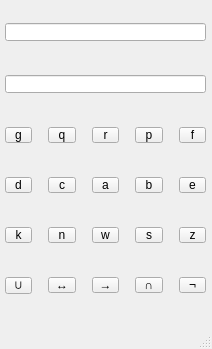
<?xml version="1.0" encoding="UTF-8"?>
<ui version="4.0">
 <class>MainWindow</class>
 <widget class="QMainWindow" name="MainWindow">
  <property name="geometry">
   <rect>
    <x>0</x>
    <y>0</y>
    <width>212</width>
    <height>349</height>
   </rect>
  </property>
  <property name="windowTitle">
   <string>MainWindow</string>
  </property>
  <widget class="QWidget" name="centralwidget">
   <property name="styleSheet">
    <string notr="true">margin:5px;</string>
   </property>
   <widget class="QWidget" name="verticalLayoutWidget">
    <property name="geometry">
     <rect>
      <x>0</x>
      <y>0</y>
      <width>211</width>
      <height>321</height>
     </rect>
    </property>
    <layout class="QVBoxLayout" name="verticalLayout">
     <item>
      <widget class="QLineEdit" name="lineEdit_2">
       <property name="maximumSize">
        <size>
         <width>16777206</width>
         <height>16777215</height>
        </size>
       </property>
       <property name="styleSheet">
        <string notr="true">font: 87 14pt &quot;Arial Black&quot;;
border-color: qconicalgradient(cx:0.5, cy:0.5, angle:0, stop:0 rgba(35, 40, 3, 255), stop:0.16 rgba(136, 106, 22, 255), stop:0.225 rgba(166, 140, 41, 255), stop:0.285 rgba(204, 181, 74, 255), stop:0.345 rgba(235, 219, 102, 255), stop:0.415 rgba(245, 236, 112, 255), stop:0.52 rgba(209, 190, 76, 255), stop:0.57 rgba(187, 156, 51, 255), stop:0.635 rgba(168, 142, 42, 255), stop:0.695 rgba(202, 174, 68, 255), stop:0.75 rgba(218, 202, 86, 255), stop:0.815 rgba(208, 187, 73, 255), stop:0.88 rgba(187, 156, 51, 255), stop:0.935 rgba(137, 108, 26, 255), stop:1 rgba(35, 40, 3, 255));</string>
       </property>
      </widget>
     </item>
     <item>
      <widget class="QLineEdit" name="lineEdit">
       <property name="maximumSize">
        <size>
         <width>16777206</width>
         <height>16777215</height>
        </size>
       </property>
       <property name="styleSheet">
        <string notr="true">font: 87 14pt &quot;Arial Black&quot;;
border-color: qconicalgradient(cx:0.5, cy:0.5, angle:0, stop:0 rgba(35, 40, 3, 255), stop:0.16 rgba(136, 106, 22, 255), stop:0.225 rgba(166, 140, 41, 255), stop:0.285 rgba(204, 181, 74, 255), stop:0.345 rgba(235, 219, 102, 255), stop:0.415 rgba(245, 236, 112, 255), stop:0.52 rgba(209, 190, 76, 255), stop:0.57 rgba(187, 156, 51, 255), stop:0.635 rgba(168, 142, 42, 255), stop:0.695 rgba(202, 174, 68, 255), stop:0.75 rgba(218, 202, 86, 255), stop:0.815 rgba(208, 187, 73, 255), stop:0.88 rgba(187, 156, 51, 255), stop:0.935 rgba(137, 108, 26, 255), stop:1 rgba(35, 40, 3, 255));</string>
       </property>
      </widget>
     </item>
     <item>
      <layout class="QHBoxLayout" name="horizontalLayout_2">
       <item>
        <widget class="QPushButton" name="pushButton_9">
         <property name="styleSheet">
          <string notr="true">font: 87 14pt &quot;Arial Black&quot;;</string>
         </property>
         <property name="text">
          <string>g</string>
         </property>
        </widget>
       </item>
       <item>
        <widget class="QPushButton" name="pushButton_10">
         <property name="styleSheet">
          <string notr="true">font: 87 14pt &quot;Arial Black&quot;;</string>
         </property>
         <property name="text">
          <string>q</string>
         </property>
        </widget>
       </item>
       <item>
        <widget class="QPushButton" name="pushButton_7">
         <property name="styleSheet">
          <string notr="true">font: 87 14pt &quot;Arial Black&quot;;</string>
         </property>
         <property name="text">
          <string>r</string>
         </property>
        </widget>
       </item>
       <item>
        <widget class="QPushButton" name="pushButton_8">
         <property name="styleSheet">
          <string notr="true">font: 87 14pt &quot;Arial Black&quot;;</string>
         </property>
         <property name="text">
          <string>p</string>
         </property>
        </widget>
       </item>
       <item>
        <widget class="QPushButton" name="pushButton_6">
         <property name="styleSheet">
          <string notr="true">font: 87 14pt &quot;Arial Black&quot;;</string>
         </property>
         <property name="text">
          <string>f</string>
         </property>
        </widget>
       </item>
      </layout>
     </item>
     <item>
      <layout class="QHBoxLayout" name="horizontalLayout">
       <item>
        <widget class="QPushButton" name="pushButton_4">
         <property name="styleSheet">
          <string notr="true">font: 87 14pt &quot;Arial Black&quot;;</string>
         </property>
         <property name="text">
          <string>d</string>
         </property>
        </widget>
       </item>
       <item>
        <widget class="QPushButton" name="pushButton_3">
         <property name="styleSheet">
          <string notr="true">font: 87 14pt &quot;Arial Black&quot;;</string>
         </property>
         <property name="text">
          <string>c</string>
         </property>
        </widget>
       </item>
       <item>
        <widget class="QPushButton" name="pushButton">
         <property name="styleSheet">
          <string notr="true">font: 87 14pt &quot;Arial Black&quot;;</string>
         </property>
         <property name="text">
          <string>a</string>
         </property>
        </widget>
       </item>
       <item>
        <widget class="QPushButton" name="pushButton_2">
         <property name="styleSheet">
          <string notr="true">font: 87 14pt &quot;Arial Black&quot;;</string>
         </property>
         <property name="text">
          <string>b</string>
         </property>
        </widget>
       </item>
       <item>
        <widget class="QPushButton" name="pushButton_5">
         <property name="styleSheet">
          <string notr="true">font: 87 14pt &quot;Arial Black&quot;;</string>
         </property>
         <property name="text">
          <string>e</string>
         </property>
        </widget>
       </item>
      </layout>
     </item>
     <item>
      <layout class="QHBoxLayout" name="horizontalLayout_3">
       <item>
        <widget class="QPushButton" name="pushButton_13">
         <property name="styleSheet">
          <string notr="true">font: 87 14pt &quot;Arial Black&quot;;</string>
         </property>
         <property name="text">
          <string>k</string>
         </property>
        </widget>
       </item>
       <item>
        <widget class="QPushButton" name="pushButton_19">
         <property name="styleSheet">
          <string notr="true">font: 87 14pt &quot;Arial Black&quot;;</string>
         </property>
         <property name="text">
          <string>n</string>
         </property>
        </widget>
       </item>
       <item>
        <widget class="QPushButton" name="pushButton_12">
         <property name="styleSheet">
          <string notr="true">font: 87 14pt &quot;Arial Black&quot;;</string>
         </property>
         <property name="text">
          <string>w</string>
         </property>
        </widget>
       </item>
       <item>
        <widget class="QPushButton" name="pushButton_16">
         <property name="styleSheet">
          <string notr="true">font: 87 14pt &quot;Arial Black&quot;;</string>
         </property>
         <property name="text">
          <string>s</string>
         </property>
        </widget>
       </item>
       <item>
        <widget class="QPushButton" name="pushButton_15">
         <property name="styleSheet">
          <string notr="true">font: 87 14pt &quot;Arial Black&quot;;</string>
         </property>
         <property name="text">
          <string>z</string>
         </property>
        </widget>
       </item>
      </layout>
     </item>
     <item>
      <layout class="QHBoxLayout" name="horizontalLayout_4">
       <item>
        <widget class="QPushButton" name="pushButton_20">
         <property name="styleSheet">
          <string notr="true">font: 18pt &quot;Impact&quot;;</string>
         </property>
         <property name="text">
          <string>∪</string>
         </property>
        </widget>
       </item>
       <item>
        <widget class="QPushButton" name="pushButton_14">
         <property name="styleSheet">
          <string notr="true">font: 18pt &quot;Impact&quot;;</string>
         </property>
         <property name="text">
          <string>↔</string>
         </property>
        </widget>
       </item>
       <item>
        <widget class="QPushButton" name="pushButton_11">
         <property name="styleSheet">
          <string notr="true">font: 18pt &quot;Impact&quot;;</string>
         </property>
         <property name="text">
          <string>→</string>
         </property>
        </widget>
       </item>
       <item>
        <widget class="QPushButton" name="pushButton_17">
         <property name="styleSheet">
          <string notr="true">font: 18pt &quot;Impact&quot;;</string>
         </property>
         <property name="text">
          <string>∩</string>
         </property>
        </widget>
       </item>
       <item>
        <widget class="QPushButton" name="pushButton_18">
         <property name="styleSheet">
          <string notr="true">font: 18pt &quot;Impact&quot;;</string>
         </property>
         <property name="text">
          <string>¬</string>
         </property>
        </widget>
       </item>
      </layout>
     </item>
    </layout>
   </widget>
  </widget>
  <widget class="QStatusBar" name="statusbar"/>
  <widget class="QMenuBar" name="menubar">
   <property name="geometry">
    <rect>
     <x>0</x>
     <y>0</y>
     <width>212</width>
     <height>18</height>
    </rect>
   </property>
  </widget>
 </widget>
 <resources/>
 <connections/>
</ui>
